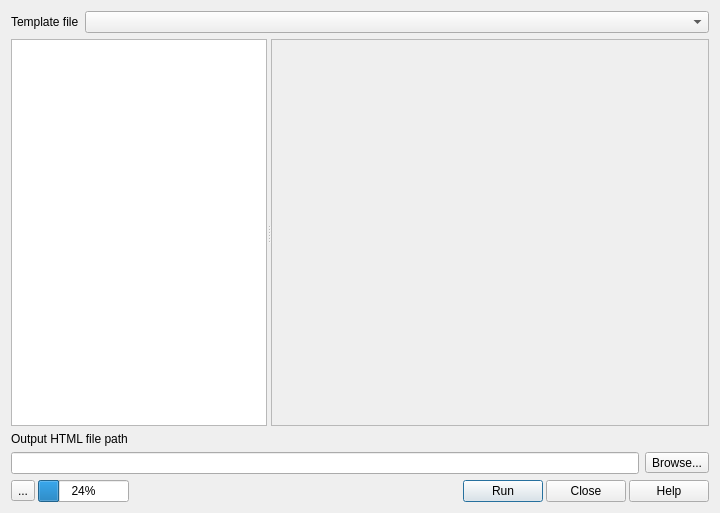
<?xml version="1.0" encoding="UTF-8"?>
<ui version="4.0">
 <class>Qgis2threejsDialog</class>
 <widget class="QDialog" name="Qgis2threejsDialog">
  <property name="geometry">
   <rect>
    <x>0</x>
    <y>0</y>
    <width>720</width>
    <height>513</height>
   </rect>
  </property>
  <property name="windowTitle">
   <string>Qgis2threejs</string>
  </property>
  <layout class="QVBoxLayout" name="verticalLayout_2">
   <item>
    <layout class="QFormLayout" name="formLayout_3">
     <property name="fieldGrowthPolicy">
      <enum>QFormLayout::AllNonFixedFieldsGrow</enum>
     </property>
     <item row="0" column="0">
      <widget class="QLabel" name="label">
       <property name="text">
        <string>Template file</string>
       </property>
      </widget>
     </item>
     <item row="0" column="1">
      <widget class="QComboBox" name="comboBox_Template">
       <property name="sizePolicy">
        <sizepolicy hsizetype="Expanding" vsizetype="Fixed">
         <horstretch>0</horstretch>
         <verstretch>0</verstretch>
        </sizepolicy>
       </property>
      </widget>
     </item>
    </layout>
   </item>
   <item>
    <widget class="QSplitter" name="splitter">
     <property name="sizePolicy">
      <sizepolicy hsizetype="Expanding" vsizetype="Expanding">
       <horstretch>0</horstretch>
       <verstretch>0</verstretch>
      </sizepolicy>
     </property>
     <property name="orientation">
      <enum>Qt::Horizontal</enum>
     </property>
     <widget class="QTreeWidget" name="treeWidget">
      <property name="sizePolicy">
       <sizepolicy hsizetype="Preferred" vsizetype="Expanding">
        <horstretch>0</horstretch>
        <verstretch>0</verstretch>
       </sizepolicy>
      </property>
      <property name="minimumSize">
       <size>
        <width>150</width>
        <height>0</height>
       </size>
      </property>
      <attribute name="headerVisible">
       <bool>false</bool>
      </attribute>
      <column>
       <property name="text">
        <string notr="true">1</string>
       </property>
      </column>
     </widget>
     <widget class="QScrollArea" name="scrollArea">
      <property name="sizePolicy">
       <sizepolicy hsizetype="Expanding" vsizetype="Expanding">
        <horstretch>1</horstretch>
        <verstretch>0</verstretch>
       </sizepolicy>
      </property>
      <property name="minimumSize">
       <size>
        <width>300</width>
        <height>0</height>
       </size>
      </property>
      <property name="widgetResizable">
       <bool>true</bool>
      </property>
      <widget class="QWidget" name="scrollAreaWidgetContents">
       <property name="geometry">
        <rect>
         <x>0</x>
         <y>0</y>
         <width>439</width>
         <height>387</height>
        </rect>
       </property>
       <property name="sizePolicy">
        <sizepolicy hsizetype="Expanding" vsizetype="Preferred">
         <horstretch>0</horstretch>
         <verstretch>0</verstretch>
        </sizepolicy>
       </property>
       <layout class="QGridLayout" name="gridLayout_13">
        <property name="margin">
         <number>0</number>
        </property>
        <item row="0" column="0">
         <layout class="QVBoxLayout" name="propertyPagesContainer">
          <item>
           <widget class="QTextBrowser" name="textBrowser">
            <property name="styleSheet">
             <string notr="true">background-color:rgba(0, 0, 0, 0);</string>
            </property>
            <property name="frameShape">
             <enum>QFrame::NoFrame</enum>
            </property>
            <property name="openExternalLinks">
             <bool>true</bool>
            </property>
           </widget>
          </item>
         </layout>
        </item>
       </layout>
      </widget>
     </widget>
    </widget>
   </item>
   <item>
    <widget class="QLabel" name="label_3">
     <property name="text">
      <string>Output HTML file path</string>
     </property>
    </widget>
   </item>
   <item>
    <layout class="QHBoxLayout" name="horizontalLayout_2">
     <item>
      <widget class="QLineEdit" name="lineEdit_OutputFilename"/>
     </item>
     <item>
      <widget class="QToolButton" name="toolButton_Browse">
       <property name="text">
        <string>Browse...</string>
       </property>
      </widget>
     </item>
    </layout>
   </item>
   <item>
    <layout class="QHBoxLayout" name="horizontalLayout_7">
     <property name="spacing">
      <number>3</number>
     </property>
     <item>
      <widget class="QToolButton" name="toolButton_Settings">
       <property name="text">
        <string>...</string>
       </property>
      </widget>
     </item>
     <item>
      <widget class="QProgressBar" name="progressBar">
       <property name="sizePolicy">
        <sizepolicy hsizetype="Fixed" vsizetype="Fixed">
         <horstretch>0</horstretch>
         <verstretch>0</verstretch>
        </sizepolicy>
       </property>
       <property name="value">
        <number>24</number>
       </property>
       <property name="alignment">
        <set>Qt::AlignCenter</set>
       </property>
       <property name="textVisible">
        <bool>true</bool>
       </property>
       <property name="format">
        <string>%p%</string>
       </property>
      </widget>
     </item>
     <item>
      <layout class="QHBoxLayout" name="horizontalLayout">
       <property name="spacing">
        <number>0</number>
       </property>
       <item>
        <widget class="QLabel" name="label_MessageIcon">
         <property name="maximumSize">
          <size>
           <width>32</width>
           <height>32</height>
          </size>
         </property>
         <property name="text">
          <string/>
         </property>
         <property name="margin">
          <number>2</number>
         </property>
        </widget>
       </item>
       <item>
        <widget class="QLabel" name="label_Status">
         <property name="text">
          <string/>
         </property>
        </widget>
       </item>
      </layout>
     </item>
     <item>
      <widget class="QPushButton" name="pushButton_Run">
       <property name="sizePolicy">
        <sizepolicy hsizetype="Fixed" vsizetype="Fixed">
         <horstretch>0</horstretch>
         <verstretch>0</verstretch>
        </sizepolicy>
       </property>
       <property name="text">
        <string>Run</string>
       </property>
       <property name="default">
        <bool>true</bool>
       </property>
      </widget>
     </item>
     <item>
      <widget class="QPushButton" name="pushButton_Close">
       <property name="sizePolicy">
        <sizepolicy hsizetype="Fixed" vsizetype="Fixed">
         <horstretch>0</horstretch>
         <verstretch>0</verstretch>
        </sizepolicy>
       </property>
       <property name="text">
        <string>Close</string>
       </property>
      </widget>
     </item>
     <item>
      <widget class="QPushButton" name="pushButton_Help">
       <property name="sizePolicy">
        <sizepolicy hsizetype="Fixed" vsizetype="Fixed">
         <horstretch>0</horstretch>
         <verstretch>0</verstretch>
        </sizepolicy>
       </property>
       <property name="toolTip">
        <string>Open local help file with default browser.</string>
       </property>
       <property name="text">
        <string>Help</string>
       </property>
      </widget>
     </item>
    </layout>
   </item>
  </layout>
 </widget>
 <resources/>
 <connections/>
</ui>
